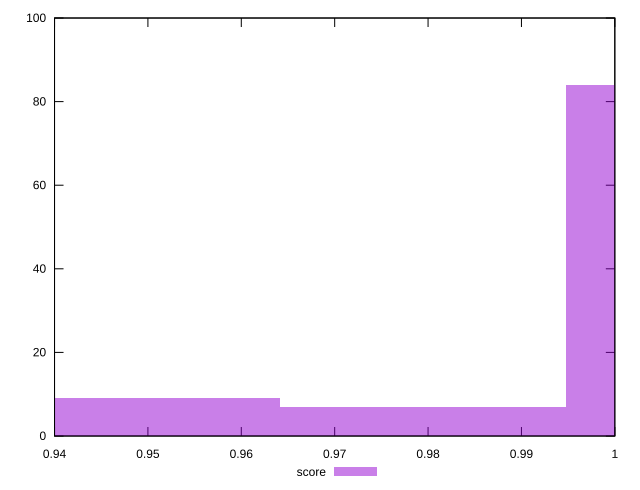

This chart was generated by the following gnuplot code:
reset

$score <<EOF
1.0100999613166974 84
0.9488817818429581 9
0.9794908715798277 7
EOF

set key outside below
set boxwidth 0.030609089736869616
set xrange [0.94:1]
set yrange [0:100]
set trange [0:100]
set style fill transparent solid 0.5 noborder
set terminal svg size 640, 490 enhanced background rgb 'white'
set output "reports/report_00031_2021-02-24T23-18-18.084Z/uses-http2/samples/astro/score/histogram.svg"

plot $score title "score" with boxes

reset
